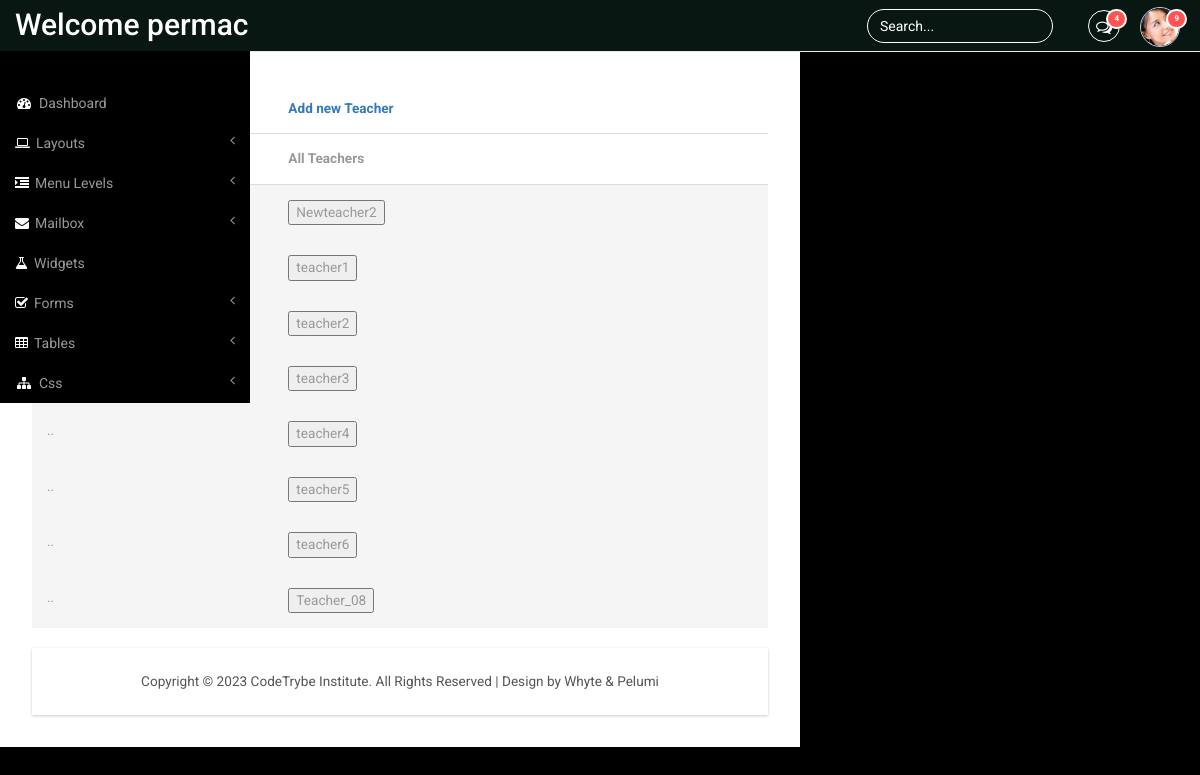
/tch_all (signed in), run on the app's committed database.
### panel/models.py (models this page shows)
class Teacher(models.Model):
    user = models.OneToOneField(User, on_delete=models.CASCADE)
    phone_number = models.CharField(max_length=20,default="+234-")
    email = models.EmailField(max_length=50)
    address = models.CharField(max_length=50,default="Default address")
    gender = models.CharField(max_length=40,default="male")
    role = models.CharField(max_length=20,default="teacher")
    def __str__(self):
        return self.user.username

### panel/views.py (the view)
# urls.py: path('tch_all',views.all_teachers,name='panel-alltch'),
@login_required
def all_teachers(request):
    teacher_list = Teacher.objects.all()
    return render(request, 'panel/all_teachers.html', {'teacher_list': teacher_list})

### panel/templates/panel/all_teachers.html (shortened to what this page needs)
{% extends "panel/base.html" %}
{% block content %}
<div class="content_bottom">
<div class="col-md-8 span_3">
<div class="bs-example1" data-example-id="contextual-table">
<table class="table">
    <thead>
    <tr>
        <th>Name</th>
        <th><a href="{%url 'panel-tchRegpage'%}"> Add new Teacher</a></th>
    </tr>
    <tr>
            <th>#</th>
            <th> All Teachers</th>
    </tr>
    </thead>
    <tbody>
        <form action="#" method="post">
            {% for teacher in  teacher_list %}
            <tr class="active">
                <td scope="row">..</td>
                <td><button type="submit">{{teacher}}</button></td>
            </tr>
        </form>
        {% endfor %}
    </tbody>
</table>
{% endblock %}

### panel/templates/panel/base.html (shortened to what this page needs)
{% load static%}
<!DOCTYPE HTML>
<html>
<head>
<link href="{% static 'panel/bootstrap.min.css'%}" rel='stylesheet' type='text/css' />
<link href="{% static 'panel/style2.css'%}"rel='stylesheet' type='text/css' />
<link href="{% static 'panel/lines.css'%}" rel='stylesheet' type='text/css' />
<link href="{% static 'panel/font-awesome.css'%}" rel="stylesheet">
<link href="{% static 'panel/custom.css'%}"rel="stylesheet">
</head>
<body>
<div id="wrapper">
        <nav class="top1 navbar navbar-default navbar-static-top" role="navigation" style="margin-bottom: 0">
            <div class="navbar-header">
                <a class="navbar-brand" href="index.html">Welcome {{user.username}}</a>
            </div>
            <ul class="nav navbar-nav navbar-right">
				<li class="dropdown">
	        		<a href="#" class="dropdown-toggle" data-toggle="dropdown" aria-expanded="false"><i class="fa fa-comments-o"></i><span class="badge">4</span></a>
	      		</li>
			    <li class="dropdown">
	        		<a href="#" class="dropdown-toggle avatar" data-toggle="dropdown"><img src="{% static 'images/1.png' %}"><span class="badge">9</span></a>
	      		</li>
			</ul>
			<form class="navbar-form navbar-right">
              <input type="text" class="form-control" value="Search..." onfocus="this.value = '';" onblur="if (this.value == '') {this.value = 'Search...';}">
            </form>
            <div class="navbar-default sidebar" role="navigation">
                <div class="sidebar-nav navbar-collapse">
                    <ul class="nav" id="side-menu">
                        <li>
                            <a href="#index.html"><i class="fa fa-dashboard fa-fw nav_icon"></i>Dashboard</a>
                        </li>
                        <li>
                            <a href="#"><i class="fa fa-laptop nav_icon"></i>Layouts<span class="fa arrow"></span></a>
                        </li>
                        <li>
                            <a href="#"><i class="fa fa-indent nav_icon"></i>Menu Levels<span class="fa arrow"></span></a>
                        </li>
                        <li>
                            <a href="#"><i class="fa fa-envelope nav_icon"></i>Mailbox<span class="fa arrow"></span></a>
                        </li>
                        <li>
                            <a href="widgets.html"><i class="fa fa-flask nav_icon"></i>Widgets</a>
                        </li>
                         <li>
                            <a href="#"><i class="fa fa-check-square-o nav_icon"></i>Forms<span class="fa arrow"></span></a>
                        </li>
                        <li>
                            <a href="#"><i class="fa fa-table nav_icon"></i>Tables<span class="fa arrow"></span></a>
                        </li>
                        <li>
                            <a href="#"><i class="fa fa-sitemap fa-fw nav_icon"></i>Css<span class="fa arrow"></span></a>
                        </li>
                    </ul>
                </div>
            </div>
        </nav>
    {% block content %}
    {% endblock %}
		<div class="copy">
            <p>Copyright &copy; 2023 CodeTrybe Institute. All Rights Reserved | Design by Whyte & Pelumi</p>
	    </div>
		</div>
       </div>
   </div>
</body>
</html>

### panel/static/panel/style2.css (style rules this page uses)
ul, ol { margin: 0; }
p { margin: 0; }
html, body { font-family: 'Roboto', sans-serif; font-size: 100%; background:#000; overflow-x: hidden; }
body a { transition:0.5s all; -webkit-transition:0.5s all; -moz-transition:0.5s all; -o-transition:0.5s all; -ms-transition:0.5s all; }
.navbar .navbar-nav li a { padding: 0 10px; line-height: 56px; position: relative; }
.navbar .navbar-nav li a i { border: 1px solid #fff; padding: 8px 0; width: 32px; text-align: center; -webkit-border-radius: 50em; -moz-border-radius: 50em; border-radius: 50em; color: #fff; height: 32px; }
.navbar .navbar-nav li .dropdown-toggle.avatar img { height: 40px; -webkit-border-radius: 50em; -moz-border-radius: 50em; border-radius: 50em; border: 1px solid #c0cadd; margin-top: -4px; }
.navbar .navbar-nav li a .badge { background: #ff5454; border: 2px solid white; position: absolute; top: 9px; right: 3px; font-size: 8px; line-height: 8px; padding: 4px 6px; -webkit-border-radius: 50em; -moz-border-radius: 50em; border-radius: 50em; min-width: 0; }
.navbar-default.sidebar { background-color: #000; font-family: 'Roboto', sans-serif; }
nav.top1.navbar.navbar-default.navbar-static-top { background-color:#081712;; font-family: 'Roboto', sans-serif; }
.navbar-default .navbar-brand { color: #fff !important; font-size: 30px; font-weight: 500; }
.navbar-right { margin-right: 10px !important; }
.navbar-right li { display:inline-block; }
i.nav_icon { color: #fff; margin-right:6px; }
.sidebar ul li a { color: #999; font-size:14px; }
.form-control { background: none !important; border: 1px solid #fff !important; border-radius: 20px !important; box-shadow: none !important; }
.navbar-form.navbar-right input[type="text"] { color: #fff; }
form.navbar-form.navbar-right { margin:9px 0 0 0; }
ul.nav.navbar-nav.navbar-right { height: 51px; }
.sidebar-nav.navbar-collapse { margin: 2em 0 0 0; }
.span_3 { padding:0; }
.content_bottom { margin-bottom:1em; }
.copy { background:#fff; text-align:center; padding:1.5em 0; }
.copy p, .copy_layout p { font-size:0.85em; color:#555; }
.map_container, #chart, .span_6, .col_2, .weather_list, .cal1, .skills-info, .stats-info, .r3_counter_box, .activity_box, .bs-example1, .cloud, .copy { -ms-box-shadow: 0 1px 3px 0px rgba(0, 0, 0, 0.2); -o-box-shadow: 0 1px 3px 0px rgba(0, 0, 0, 0.2); -moz-box-shadow: 0 1px 3px 0px rgba(0, 0, 0, 0.2); -webkit-box-shadow: 0 1px 3px 0px rgba(0, 0, 0, 0.2); box-shadow: 0 1px 3px 0px rgba(0, 0, 0, 0.2); }
.table > thead > tr > th, .table > tbody > tr > th, .table > tfoot > tr > th, .table > thead > tr > td, .table > tbody > tr > td, .table > tfoot > tr > td { border-top: none !important; }
.bs-example1 { background:#fff; padding:2em; }
span.badge { min-width: 3rem; padding: 2px 9px; text-align: center; font-size: 0.85; line-height: inherit; color: #fff; position: absolute; right:38px; -webkit-box-sizing: border-box; -moz-box-sizing: border-box; box-sizing: border-box; border-radius: 2px; }
.table > thead > tr > th, .table > tbody > tr > th, .table > tfoot > tr > th, .table > thead > tr > td, .table > tbody > tr > td, .table > tfoot > tr > td { font-size: 0.85em; color: #999; }
.table td, .table>tbody>tr>td, .table>tbody>tr>th, .table>tfoot>tr>td, .table>tfoot>tr>th, .table>thead>tr>td, .table>thead>tr>th { padding:15px !important; }
.table > thead > tr > th { border-bottom: 1px solid #ddd !important; }

### panel/static/panel/custom.css (style rules this page uses)
#wrapper { width: 100%; }
.sidebar .sidebar-nav.navbar-collapse { padding-right: 0; padding-left: 0; }
.sidebar .arrow { float: right; }
.sidebar .fa.arrow:before { content: "\f104"; }
@media (min-width:768px) { .sidebar { z-index: 1; position: absolute; width: 250px; margin-top: 51px; } }

### data on the page
Teacher: user.username "Newteacher2"
Teacher: user.username "teacher1"
Teacher: user.username "teacher2"
Teacher: user.username "teacher3"
Teacher: user.username "teacher4"
Teacher: user.username "teacher5"
Teacher: user.username "teacher6"
Teacher: user.username "Teacher_08"

### other printed values
{{ user.username }} "permac"
